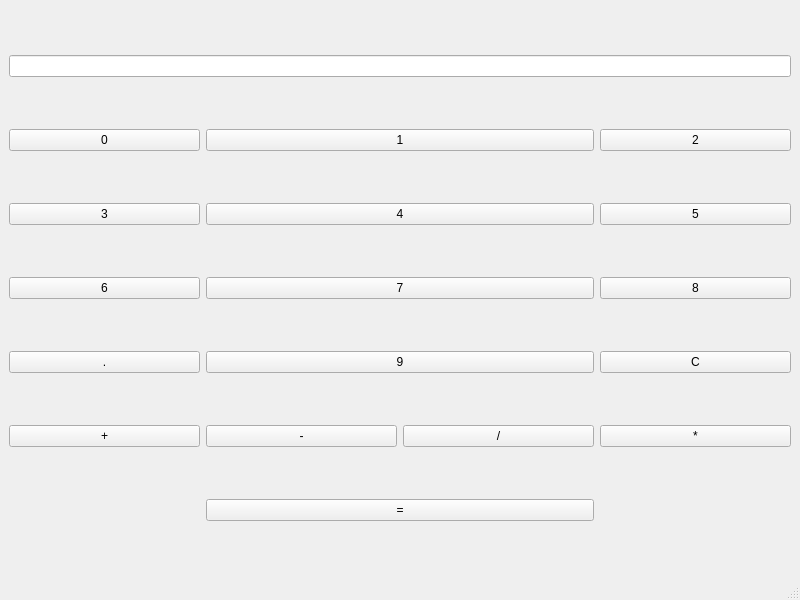
<?xml version="1.0" encoding="UTF-8"?>
<ui version="4.0">
 <class>MainWindow</class>
 <widget class="QMainWindow" name="MainWindow">
  <property name="geometry">
   <rect>
    <x>0</x>
    <y>0</y>
    <width>800</width>
    <height>600</height>
   </rect>
  </property>
  <property name="windowTitle">
   <string>MainWindow</string>
  </property>
  <widget class="QWidget" name="centralwidget">
   <layout class="QGridLayout" name="gridLayout">
    <item row="5" column="1">
     <widget class="QPushButton" name="btn_sub">
      <property name="text">
       <string>-</string>
      </property>
     </widget>
    </item>
    <item row="4" column="3">
     <widget class="QPushButton" name="btn_clear">
      <property name="text">
       <string>C</string>
      </property>
     </widget>
    </item>
    <item row="5" column="0">
     <widget class="QPushButton" name="btn_add">
      <property name="text">
       <string>+</string>
      </property>
     </widget>
    </item>
    <item row="1" column="0">
     <widget class="QPushButton" name="btn_0">
      <property name="text">
       <string>0</string>
      </property>
     </widget>
    </item>
    <item row="1" column="1" colspan="2">
     <widget class="QPushButton" name="btn_1">
      <property name="text">
       <string>1</string>
      </property>
     </widget>
    </item>
    <item row="2" column="3">
     <widget class="QPushButton" name="btn_5">
      <property name="text">
       <string>5</string>
      </property>
     </widget>
    </item>
    <item row="5" column="3">
     <widget class="QPushButton" name="btn_mul">
      <property name="text">
       <string>*</string>
      </property>
     </widget>
    </item>
    <item row="3" column="1" colspan="2">
     <widget class="QPushButton" name="btn_7">
      <property name="text">
       <string>7</string>
      </property>
     </widget>
    </item>
    <item row="2" column="0">
     <widget class="QPushButton" name="btn_3">
      <property name="text">
       <string>3</string>
      </property>
     </widget>
    </item>
    <item row="0" column="0" colspan="4">
     <widget class="QLineEdit" name="display"/>
    </item>
    <item row="2" column="1" colspan="2">
     <widget class="QPushButton" name="btn_4">
      <property name="text">
       <string>4</string>
      </property>
     </widget>
    </item>
    <item row="5" column="2">
     <widget class="QPushButton" name="btn_div">
      <property name="text">
       <string>/</string>
      </property>
     </widget>
    </item>
    <item row="1" column="3">
     <widget class="QPushButton" name="btn_2">
      <property name="text">
       <string>2</string>
      </property>
     </widget>
    </item>
    <item row="3" column="3">
     <widget class="QPushButton" name="btn_8">
      <property name="text">
       <string>8</string>
      </property>
     </widget>
    </item>
    <item row="3" column="0">
     <widget class="QPushButton" name="btn_6">
      <property name="text">
       <string>6</string>
      </property>
     </widget>
    </item>
    <item row="4" column="1" colspan="2">
     <widget class="QPushButton" name="btn_9">
      <property name="text">
       <string>9</string>
      </property>
     </widget>
    </item>
    <item row="4" column="0">
     <widget class="QPushButton" name="btn_dec">
      <property name="text">
       <string>.</string>
      </property>
     </widget>
    </item>
    <item row="7" column="1" colspan="2">
     <widget class="QPushButton" name="btn_equals">
      <property name="text">
       <string>=</string>
      </property>
     </widget>
    </item>
   </layout>
  </widget>
  <widget class="QMenuBar" name="menubar">
   <property name="geometry">
    <rect>
     <x>0</x>
     <y>0</y>
     <width>800</width>
     <height>30</height>
    </rect>
   </property>
  </widget>
  <widget class="QStatusBar" name="statusbar"/>
 </widget>
 <resources/>
 <connections/>
</ui>
